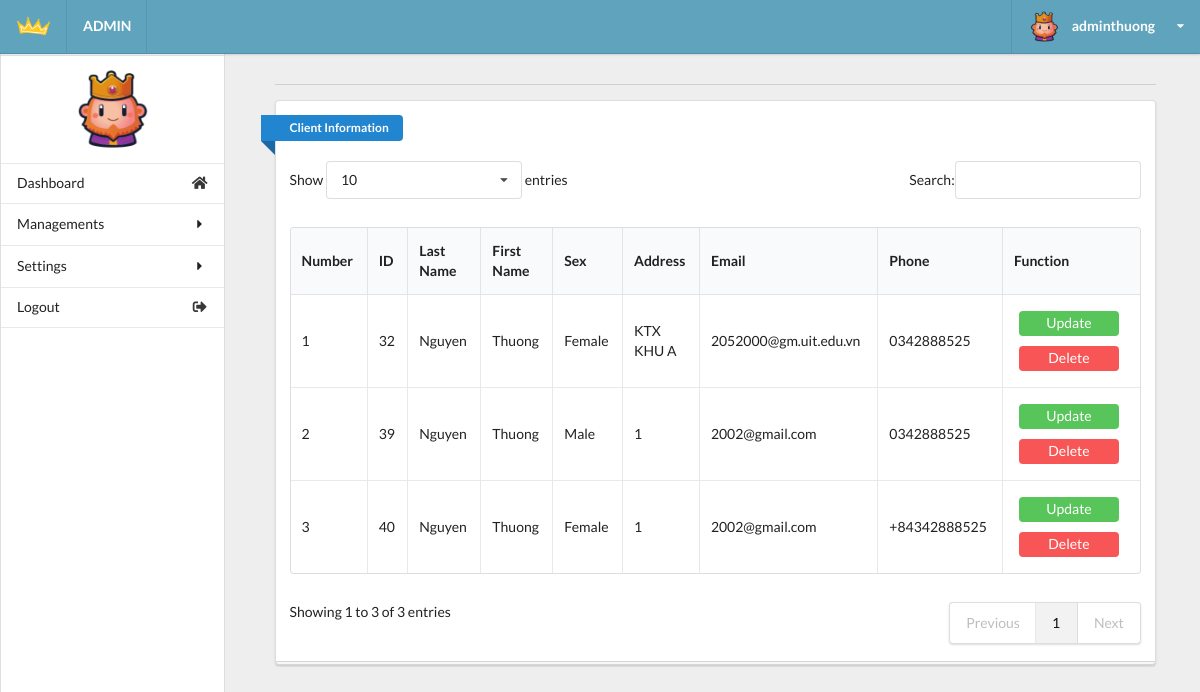
/admin/admin.php?act=client (signed in), run on the app's committed database.
### tables this page shows
CREATE TABLE `tbl_client` (
  `id` int(11) NOT NULL,
  `fname` varchar(50) NOT NULL,
  `lname` varchar(50) NOT NULL,
  `sex` tinyint(1) NOT NULL,
  `address` varchar(255) NOT NULL,
  `email` varchar(50) NOT NULL,
  `phone` varchar(13) NOT NULL,
  `user` varchar(255) NOT NULL,
  `password` varchar(255) NOT NULL,
  `ban` tinyint(4) NOT NULL DEFAULT 0
);

### model/clientdb.php (called while the page is built, shortened)
<?php
function getall_client(){
    $conn=connectdb();
    $stmt = $conn->prepare("SELECT * FROM tbl_client");
    $stmt->execute();
    $kq=$stmt->fetchAll();
    return $kq;
}
?>

### admin/client.php (the view, shortened to what this page needs)
<div class="right floated thirteen wide computer sixteen wide phone column" id="content">
  <div class="ui container grid">
    <div class="row">
      <div class="fifteen wide computer sixteen wide phone centered column center-table">
        <div class="ui divider"></div>
        <div class="ui grid">
          <div class="sixteen wide computer sixteen wide phone centered column">
            <div class="ui stacked segment">
              <div class="ui blue ribbon icon label">Client Information</div>
              <br><br>
              <table id="example" class="ui celled table responsive nowrap unstackable" style="width:100%">
                <thead>
                  <tr>
                    <th>Number</th>
                    <th>ID</th>
                    <th>Last Name</th>
                    <th>First Name</th>
                    <th>Sex</th>
                    <th>Address</th>
                    <th>Email</th>
                    <th>Phone</th>
                    <th>Function</th>
                  </tr>
                </thead>
                <?php
                  if (isset($kq) && (count($kq) > 0)) {
                    $i = 1;
                    foreach ($kq as $client) {
                      $sex='';
                      if($client['sex']==1)
                      {
                        $sex='Male';
                      }
                      elseif($client['sex']==2)
                      {
                        $sex='Female';
                      }
                      elseif($client['sex']==3)
                      {
                        $sex='Other';
                      }
                      else
                      {
                        $sex='None';
                      }
                      echo '
                        <tr>
                          <td>'.$i.'</td>
                          <td>'.$client['id'].'</td>
                          <td>'.$client['lname'].'</td>
                          <td>'.$client['fname'].'</td>
                          <td>'.$sex.'</td>
                          <td>'.$client['address'].'</td>
                          <td>'.$client['email'].'</td>
                          <td>'.$client['phone'].'</td>
                          <td>
                            <button  class="button-update"><a class="change-a" href="admin.php?act=updateform_client&id='.$client['id'].'">Update</a></button>
                            <button  class="button-delete"><a class="change-a" href="admin.php?act=del_client&id='.$client['id'].'">Delete</a></button>
                          </td>
                        </tr>';
                      $i++;
                    }
                  }
                ?>
              </table>
            </div>
          </div>
        </div>
      </div>
    </div>
  </div>
</div>
</div>
</body>
</html>

### admin/css/main.css (style rules this page uses)
html, body { background-color: #eeeeee; height: 100%; width: 100%; margin: 0; padding: 0; }
#content { top: 1em; }
.button-update { background-color: #58c55b; border: none; color: white; padding: 4px 20px; width: 100px; height: 25px; text-align: center; text-decoration: none; display: inline-block; border-radius: 4px; margin: 5px; }
.button-delete { background-color: #f85656; border: none; color: white; padding: 4px 20px; width: 100px; height: 25px; text-align: center; text-decoration: none; display: inline-block; border-radius: 4px; margin: 5px; }
.change-a { color: white; width: 100%; }

### data on the page
tbl_client: id "32", lname "Nguyen", fname "Thuong", sex "Female", address "KTX KHU A", email "2052000@gm.uit.edu.vn", phone "0342888525"
tbl_client: id "39", lname "Nguyen", fname "Thuong", sex "Male", address "1", email "2002@gmail.com", phone "0342888525"
tbl_client: id "40", lname "Nguyen", fname "Thuong", sex "Female", address "1", email "2002@gmail.com", phone "+84342888525"

### other printed values
$_SESSION['name'] "adminthuong"
